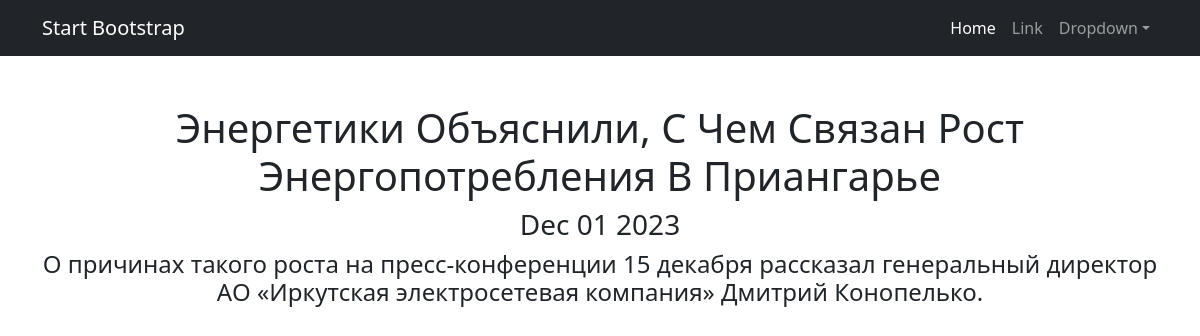
The page /news/1/ on the database its author committed.
### news_portal/models.py (models this page shows, shortened)
class Post(models.Model):
    news = "NS"
    article = "AC"
    TYPE = [
        (news, 'News'),
        (article, 'Article')
    ]
    author = models.ForeignKey("Author", on_delete=models.CASCADE)
    type = models.CharField(max_length=2, choices=TYPE, default=news)
    post_time_in = models.DateTimeField(auto_now_add=True)
    category = models.ManyToManyField("Category", through="PostCategory")
    title = models.CharField(max_length=255)
    post_text = models.TextField()
    post_rating = models.FloatField(default=0.0)
    def __str__(self):
        return f'{self.title.title()}'

### news_portal/views.py (the view)
# urls.py: path('<int:pk>/', (NewsDetail.as_view()), name='news_detail'),
class NewsDetail(DetailView):
    model = Post
    template_name = "post.html"
    context_object_name = 'post'
    def get_object(self, *args, **kwargs):
        obj = cache.get(f'news-{self.kwargs["pk"]}', None)
        if not obj:
            obj = super().get_object(queryset=self.queryset)
            cache.set(f'news-{self.kwargs["pk"]}', obj)
        return obj

### news_portal/templatetags/news_filters.py (called while the page is built)
@register.filter()
def cenzor(value):
    mat = ['редиска', 'баран', 'козел', 'дурак']
    word = ''
    text = value.split()
    for i in range(len(text)):
        for j in mat:
            if j in text[i].lower():
                for c in (text[i]):
                    word += '*' if c.isalpha() else c
                    text[i] = text[i][0] + word
    return ' '.join(text)

### templates/post.html (shortened to what this page needs)
{% extends 'flatpages/default.html' %}
{% load news_filters %}
{% load cache %}
{% cache 20 post %}
    {% block content %}
        <h1>{{ post }}</h1>
        <h3>{{ post.post_time_in | date:'M d Y' }}</h3>
        <h4>{{ post.post_text | cenzor }}</h4>
    {% endblock content %}
{% endcache %}

### rows shown on the page
Post: title "Энергетики Объяснили, С Чем Связан Рост Энергопотребления В Приангарье", post_time_in "Dec 01 2023", post_text|cenzor "О причинах такого роста на пресс-конференции 15 декабря рассказал генеральный директор АО «Иркутская электросетевая компания» Дмитрий Конопелько."
